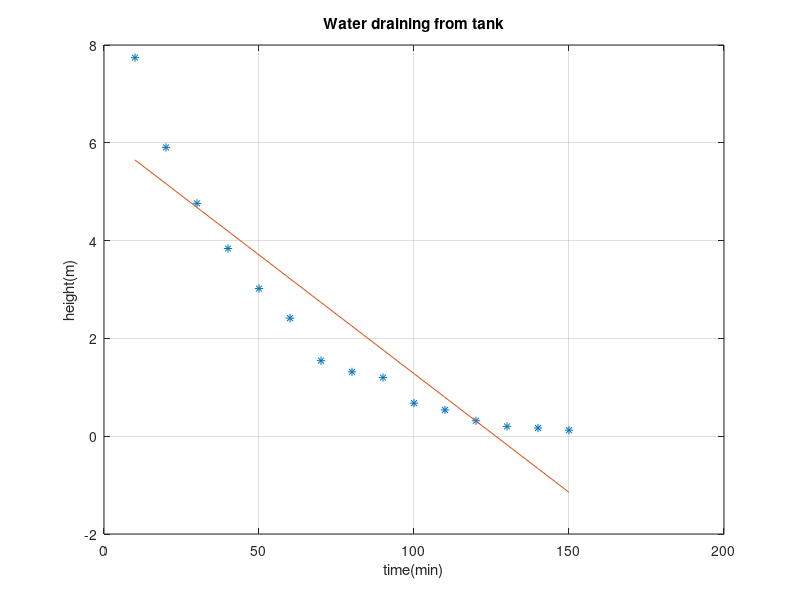

Here is the MATLAB script that generated this plot:
%Dounglan
%lab03p2.m
time =[10:10:150] % min
height =[7.741, 5.906, 4.762, 3.838, 3.019, 2.415, 1.544, 1.316, 1.199, 0.676, 0.537, 0.316, 0.201, 0.168, 0.123] % m

AB = polyfit(time,height,1)
fit = AB(1)*time + AB(2)

plot(time,height,'*',time,fit,'-')
grid on
xlabel("time(min)")
ylabel("height(m)")
title("Water draining from tank")

% compute r-squared
%yhat = sum(Y) / length(Y)
%ybar = A.*X+B
%rsqr = 1-sum(yhat - Y).^2) ./ sum((ybar-Y).^2)
